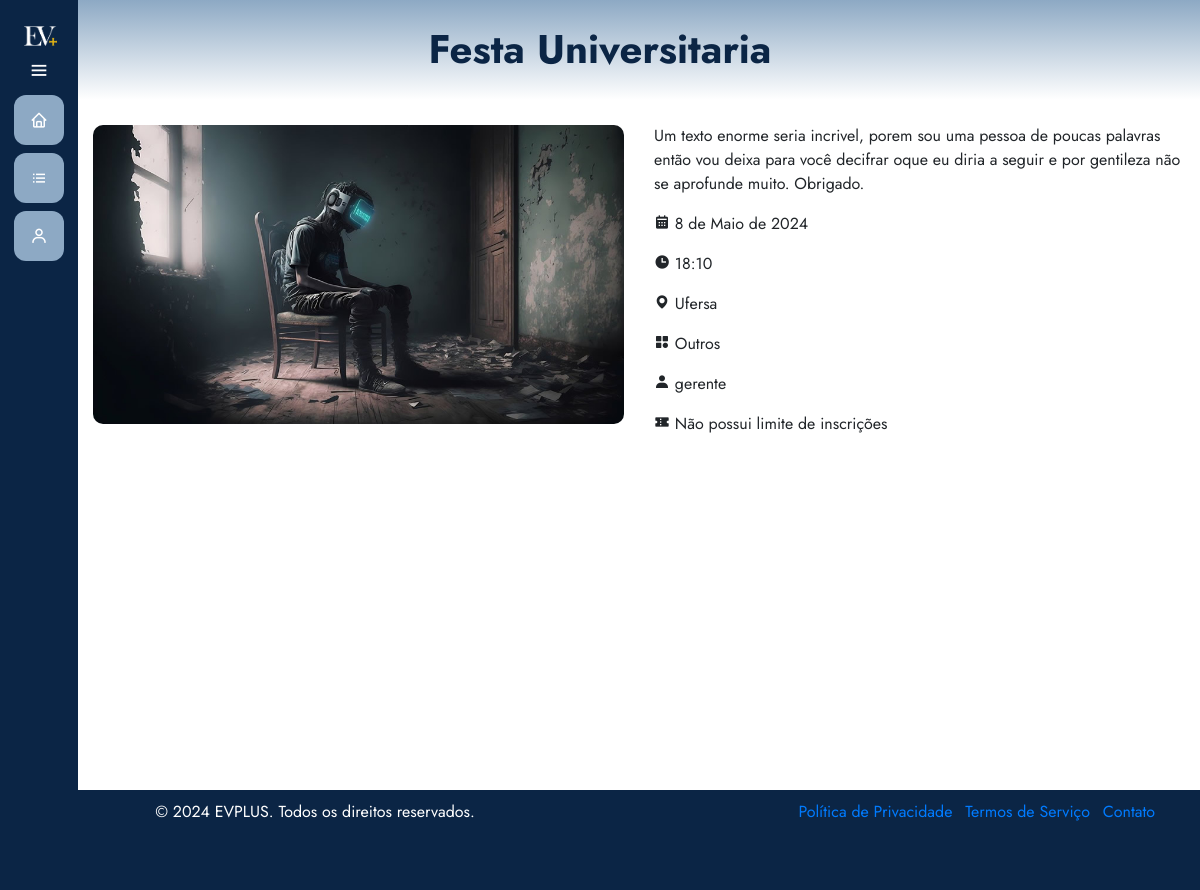
Page /eventos/detalhes/53/ on the committed database.
### eventos/models.py (models this page shows, shortened)
class Evento(models.Model):
    user = models.ForeignKey(User, on_delete=models.CASCADE)
    clients = models.ManyToManyField(User, through='Inscricao', related_name='eventos')
    name = models.CharField(max_length=100)
    description = models.TextField()
    local = models.CharField(max_length=100)
    date = models.DateField()
    time = models.TimeField()
    category = models.CharField(max_length=100)
    banner = models.ImageField(null=True, blank=True, upload_to='banners/')
    limite_inscricoes = models.PositiveIntegerField(null=True, blank=True, verbose_name="Limite de Inscrições")
    finalizado = models.BooleanField(default=False)
    certificados = models.ManyToManyField(User, through='Certificado', related_name='eventos_certificados')

### eventos/views.py (the view)
# urls.py: path('detalhes/<int:id>/', views.detalhesEvento, name='detalhes_evento'),
def detalhesEvento(request, id):
    exibir_sidebar = True
    evento = Evento.objects.get(id=id)
    usuario = request.user
    ja_inscrito = evento.clients.filter(pk=usuario.pk).exists()
    return render(request, 'visualizarEvento.html', {'evento': evento, 'exibir_sidebar': exibir_sidebar})

### eventos/templates/visualizarEvento.html (shortened to what this page needs)
{% extends 'base.html' %}
{% load static %}
{% block 'head' %}
    <link rel="stylesheet" href="{% static 'eventos/css/visualizarEvento.css' %}">
{% endblock %}
{% block 'dashboard' %}
    <div class="container">
        <div class="row">
            <div class="col-md-6">
                {% if evento.banner %}
                    <img src="{{ evento.banner.url }}" alt="Banner do Evento" class="img-fluid">
                {% else %}
                    <img src="{% static 'images/placeholder10.jpg' %}" alt="Banner do Evento" class="img-fluid">
                {% endif %}
            </div>
            <div class="col-md-6">
                <div class="row mt-4">
                    <div class="col-md-12">
                        <p>{{ evento.description }}</p>
                        <p><i class='bx bxs-calendar'></i> {{ evento.date }}</p>
                        <p><i class='bx bxs-time'></i> {{ evento.time }}</p>
                        <p><i class='bx bxs-map'></i> {{ evento.local }}</p>
                        <p><i class='bx bxs-category'></i> {{ evento.category }}</p>
                        <p><i class='bx bxs-user'></i> {{ evento.user }}</p>
                        {% if evento.limite_inscricoes %}
                            {% if evento.limite_inscricoes == -1 %}
                                <p><i class='bx bxs-coupon'></i> Não possui limite de inscrições</p>
                            {% elif evento.clients.count >= evento.limite_inscricoes %}
                                <p><i class='bx bxs-coupon'></i> Esgotado</p>
                            {% else %}
                                <p><i class='bx bxs-coupon'></i> {{ evento.clients.count }} / {{ evento.limite_inscricoes }}</p>
                            {% endif %}
                        {% else %}
                            <p><i class='bx bxs-coupon'></i> Não possui limite de inscrições</p>
                        {% endif %}
                    </div>
                </div>
            </div>
        </div>
    </div>
{% endblock %}

### templates/static/general/css/base.css (style rules this page uses)
* { margin: 0; padding: 0; box-sizing: border-box; font-family: "Jost" , sans-serif; }

### templates/static/general/css/general.css (style rules this page uses)
:root { --main-color: #8da9c4; --dark-color: #0b2545; --light-color: #eef4ed; --contrast-color: #467afd; --differential-color: #134074; }

### templates/static/eventos/css/visualizarEvento.css (style rules this page uses)
.img-fluid { margin-top: 25px; max-width: 100%; border-radius: 10px; }

### rows in the picture
Evento: banner (picture), description "Um texto enorme seria incrivel, porem sou uma pessoa de poucas palavras então vou deixa para você decifrar oque eu diria a seguir e por gentileza não se aprofunde muito. Obrigado.", date "8 de Maio de 2024", time "18:10", local "Ufersa", category "Outros", user "gerente"
